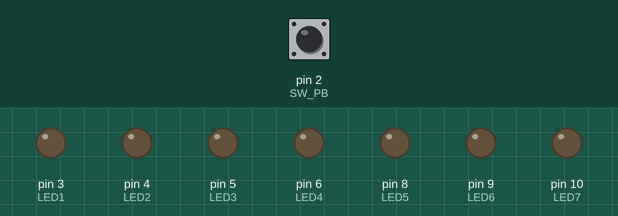
A sketch run on a simulated Arduino Uno, built with avr-gcc and run on an emulated ATmega328P. Parts: output pins drawn as LEDs (lit = HIGH). Dashed ring = blinking. Inputs (shaded band) come from the test bench; at power-on: pin 2 (SW_PB) HIGH. Random numbers use the default seed unless the sketch sets one; the audio player accepts every command and is not drawn.

Above: at 1.2 s.
1.3 s: pin 2 (SW_PB) pulled LOW for 0.15 s
At 1.8 s:
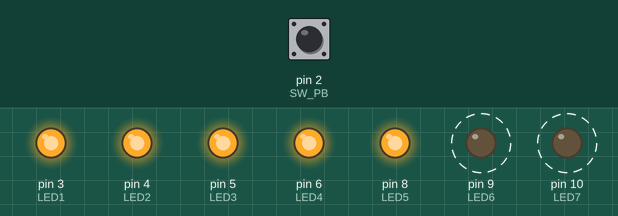
At 3.3 s:
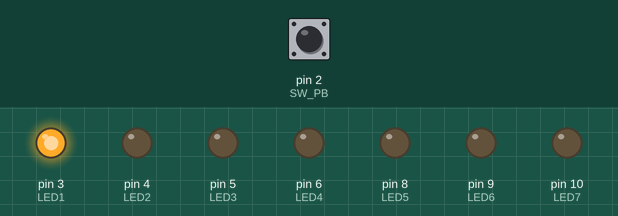
3.6 s: pin 2 (SW_PB) pulled LOW for 1 s
At 4.68 s:
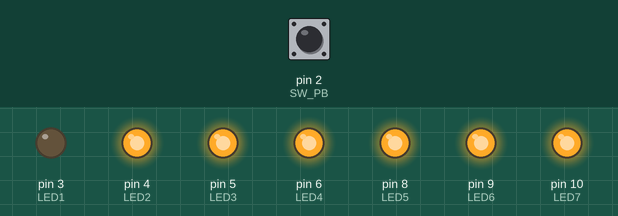
6.8 s: pin 2 (SW_PB) pulled LOW for 3.2 s
Timing chart, 0 to 12.3 s (numbered marks = the images above; inputs shaded):
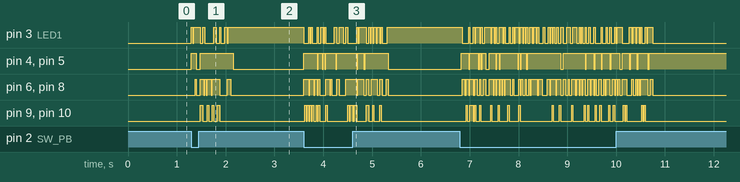

The sketch:

06MakerSpace-Push2RollDiceLEDWSound.ino
```cpp
/*
  Rolling Dice
*/

#include <PCM.h>

#include "MakerSpacePins.h"
#include "MakerSpaceDiceSample.h"

int sw_pb=HIGH;
int sw_was=HIGH;

void setup() {
  pinMode(LED1,     OUTPUT);
  pinMode(LED2,     OUTPUT);
  pinMode(LED3,     OUTPUT);
  pinMode(LED4,     OUTPUT);
  pinMode(LED5,     OUTPUT);
  pinMode(LED6,     OUTPUT);
  pinMode(LED7,     OUTPUT);
  pinMode(SW_PB,    INPUT);
  pinMode(ANTNOISE, INPUT);

  randomSeed(analogRead(ANTNOISE));
  Serial.begin(9600);
}

void RollDice(int Num, int Pause) {
  int diceRoll;
  for (int y=0; y<Num; y++) {
    diceRoll = random(0,6);
    for (int i=0; i<7; i++) { digitalWrite(dice_LEDs[i],LOW); }                // turn off all LEDs
    for (int i=0; i<=diceRoll; i++) { digitalWrite(dice[diceRoll][i], HIGH); } // turn on LEDs for diceRoll
    delay (Pause);
  }
}

void loop() {
  sw_pb = digitalRead(SW_PB);
  if ( sw_pb == LOW ) {
    sw_was=LOW;
    RollDice(1,25);
  }
  if ((sw_pb==HIGH) && (sw_was==LOW)) {
    startPlayback(sample, sizeof(sample));
    sw_was=HIGH;
    RollDice(30,25);
  }
}
```

MakerSpacePins.h
```cpp
// Define PINs
#define ANTNOISE A0
#define SW_PB    2
#define LED1     3
#define LED2     4
#define LED3     5
#define LED4     6
#define LED5     8
#define LED6     9
#define LED7     10
#define SPK      11

static const uint8_t dice_LEDs[] = {LED1,LED2,LED3,LED4,LED5,LED6,LED7};
static const uint8_t dice[6][6] = {
  {LED1},
  {LED2,LED3},
  {LED1,LED2,LED3},
  {LED2,LED3,LED4,LED5},
  {LED1,LED2,LED3,LED4,LED5},
  {LED2,LED3,LED4,LED5,LED6,LED7}
};
```

Source omitted: ceDiceSample.h (data table, 34501 bytes)

Measured:
- after the input at 1.3 s, pin 4 (LED2), pin 5 (LED3): LOW → HIGH at once, → LOW 0.10 s later, → HIGH 0.08 s later, → LOW 0.68 s later; pin 9 (LED6), pin 10 (LED7): alternates HIGH for 0.04 s and LOW for 0.08 s, 8 changes in all, then stays LOW, starting after 0.18 s
